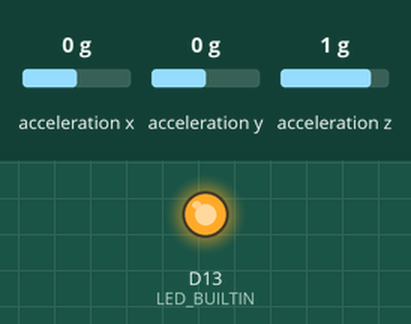
Bench run of a sketch on a simulated Arduino Nano 33 IoT. On the bench: output pins drawn as LEDs (lit = HIGH). Inputs (shaded band) come from the test bench; at power-on: acceleration x 0 g, acceleration y 0 g, acceleration z 1 g. Nothing arrives over Bluetooth unless stated; a phone connects over Bluetooth LE 3 s after start; what the sketch prints to the serial monitor is not drawn.

Above: at 0.1 s.
At 3.1 s:
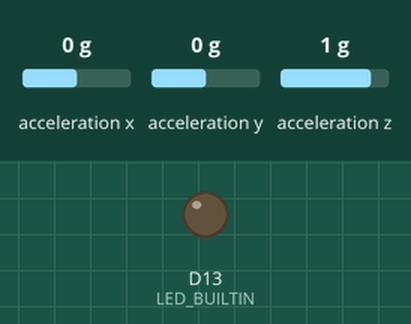
Timing chart, 0 to 4.6 s (numbered marks = the images above):
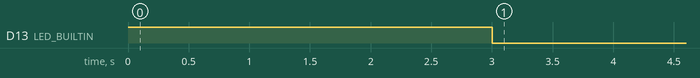

Measured:
- by itself, D13 (LED_BUILTIN): HIGH → LOW at 3.0 s

The sketch:

xiao_ble_raw.ino
```cpp
// Primer model - firmware de captura en cru per a la Seeed XIAO nRF52840 Sense.
//
// Llegeix l'acceleròmetre integrat (LSM6DS3) a 50 Hz i envia TOTES les mostres
// per Bluetooth de baix consum (BLE) a l'ordinador. Els índexs del model
// (MA1, MA2 i AR d'Iacovelli et al. 2019) es calculen a l'ordinador, perquè
// així podem provar variants sense tornar a programar la placa.
//
// Paquet BLE (20 bytes, cap en una notificació estàndard):
//   uint16  seq           comptador de paquets (dona la volta a 65535)
//   int16   x,y,z  x 3    tres mostres seguides, en mil·lèsimes de g (mg)
// 50 mostres/s -> ~17 paquets/s.
//
// Abans de compilar, a Arduino IDE:
//   1. Gestor de plaques: "Seeed nRF52 mbed-enabled Boards" ->
//      placa "Seeed XIAO BLE Sense - nRF52840".
//   2. Gestor de llibreries: "ArduinoBLE" i "Seeed Arduino LSM6DS3".
//
// Amb una sola placa, deixa NOM = "ICTUS-D" i canvia-la de braç entre sessions
// (vegeu el README). Quan tinguem més plaques, cada una porta el seu nom.

#include <ArduinoBLE.h>
#include <LSM6DS3.h>
#include <Wire.h>

const char NOM[] = "ICTUS-D";   // "ICTUS-D" braç dret, "ICTUS-E" braç esquerre, "ICTUS-P" pit

// Mateixos UUID que el prototip 1, amb una característica nova per a les dades en cru.
const char UUID_SERVEI[] = "7a1e0001-5c3b-4f2a-9d6e-2b8c4a10f001";
const char UUID_CRU[]    = "7a1e0003-5c3b-4f2a-9d6e-2b8c4a10f001";

const unsigned long PERIODE_US = 20000;   // 20 ms = 50 Hz
const int MOSTRES_PER_PAQUET = 3;

struct __attribute__((packed)) Paquet {
  uint16_t seq;
  int16_t m[MOSTRES_PER_PAQUET][3];       // mg
};

LSM6DS3 imu(I2C_MODE, 0x6A);
BLEService servei(UUID_SERVEI);
BLECharacteristic dadesCru(UUID_CRU, BLERead | BLENotify, sizeof(Paquet));

Paquet paquet;
int k = 0;
uint16_t seq = 0;
uint32_t mostra = 0;                      // comptador de mostres de 32 bits (no dona la volta)
unsigned long seguent = 0;

static int16_t a_mg(float g) {
  float v = g * 1000.0f;
  if (v > 32767.0f) v = 32767.0f;
  if (v < -32768.0f) v = -32768.0f;
  return (int16_t)lroundf(v);
}

void setup() {
  Serial.begin(115200);
  pinMode(LED_BUILTIN, OUTPUT);
  digitalWrite(LED_BUILTIN, HIGH);        // a la XIAO, HIGH = LED apagat

  if (imu.begin() != 0) {
    Serial.println("Error: l'accelerometre no respon (la placa ha de ser la versio Sense)");
    while (true) {}
  }
  if (!BLE.begin()) {
    Serial.println("Error: el Bluetooth no arrenca");
    while (true) {}
  }

  BLE.setLocalName(NOM);
  BLE.setDeviceName(NOM);
  BLE.setConnectionInterval(6, 12);       // 7,5-15 ms: prou marge per a 17 paquets/s
  BLE.setAdvertisedService(servei);
  servei.addCharacteristic(dadesCru);
  BLE.addService(servei);
  BLE.advertise();

  Serial.println("idx,ax_mg,ay_mg,az_mg");
  seguent = micros();
}

void loop() {
  BLE.poll();

  // LED encès mentre hi ha un ordinador connectat
  digitalWrite(LED_BUILTIN, BLE.connected() ? LOW : HIGH);

  if ((long)(micros() - seguent) < 0) return;
  seguent += PERIODE_US;

  int16_t x = a_mg(imu.readFloatAccelX());
  int16_t y = a_mg(imu.readFloatAccelY());
  int16_t z = a_mg(imu.readFloatAccelZ());

  paquet.m[k][0] = x;
  paquet.m[k][1] = y;
  paquet.m[k][2] = z;

  // Còpia per USB: serveix per depurar i com a alternativa si el BLE falla
  // (receptor_serial.py). idx = número de mostra des de l'encesa.
  Serial.print(mostra++); Serial.print(',');
  Serial.print(x); Serial.print(',');
  Serial.print(y); Serial.print(',');
  Serial.println(z);

  k++;
  if (k < MOSTRES_PER_PAQUET) return;

  paquet.seq = seq++;
  if (BLE.connected()) {
    dadesCru.writeValue((const uint8_t *)&paquet, sizeof(paquet));
  }
  k = 0;
}
```
